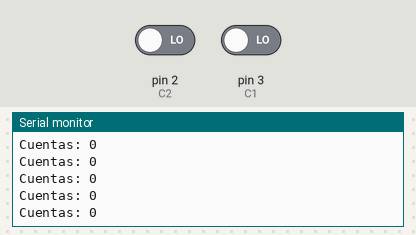
Simulated run of this sketch. Board: Arduino Uno, built with avr-gcc and run on an emulated ATmega328P. Shown: the last lines printed to the serial monitor. The inputs (shaded band) are chosen by the test bench; at power-on: pin 2 (C2) LOW, pin 3 (C1) LOW.

Above: at 1.2 s.
1.3 s: pin 2 (C2) driven HIGH
At 1.31 s:
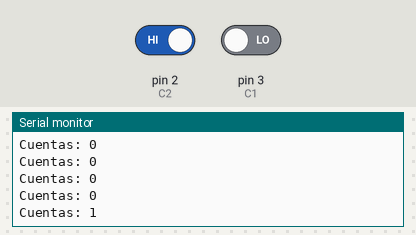
2.8 s: pin 3 (C1) driven HIGH
At 2.81 s:
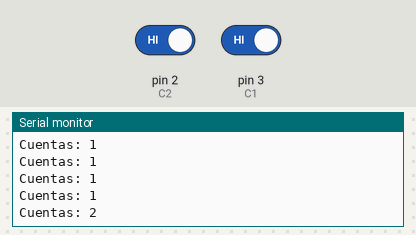
4.3 s: pin 2 (C2) driven LOW
At 4.31 s:
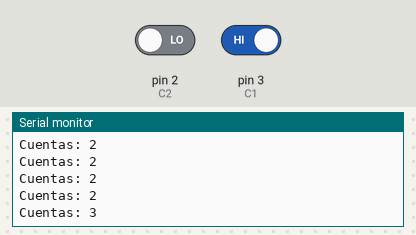
5.8 s: pin 3 (C1) driven LOW
At 5.81 s:
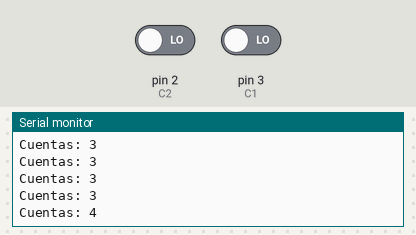
Timing chart, 0 to 8.3 s (numbered marks = the images above; inputs shaded):
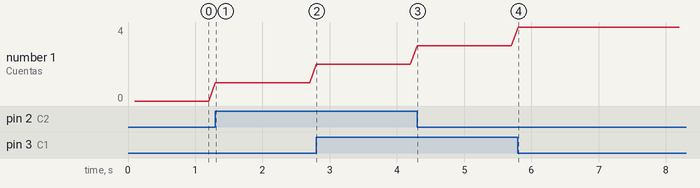

The sketch:

EnconderCuadratura_Con_Comentarios.ino
```cpp
/*Este código es para probar los encoder y estimar más o menos cuantas lecutras tiene por revolución, etc. Muy importante probar esto primero*/


/*Estos son los pines que va a utilizar el encoder, es importante notar que a la hora de leer los datos para este ejercicio no vamos a utilizar el típico Digital Read,
si no que utilizaremos un método para leer todo el puerto que en este caso va a ser un método con números binarios, de estados anteriores y posteriores. */

const int    C1 = 3; // Entrada de la señal A del encoder.
const int    C2 = 2; // Entrada de la señal B del encoder.


/* Estas variables son para generar una variable n que va a ser el número de lecturas qu haga el encoder y las lecturas de los puertos A y B del encoder*/
volatile int  n    = 0;
volatile byte ant  = 0;
volatile byte act  = 0;

unsigned long lastTime = 0;  // Tiempo anterior
unsigned long sampleTime = 100;  // Tiempo de muestreo

void setup()
{
  Serial.begin(9600);

  pinMode(C1, INPUT);
  pinMode(C2, INPUT);


/* Estos métodos que los pines del encoder se puedan */
  attachInterrupt(digitalPinToInterrupt(C1), encoder, CHANGE);
  attachInterrupt(digitalPinToInterrupt(C2), encoder, CHANGE);

  Serial.println("Numero de conteos");

}

void loop() {
  if (millis() - lastTime >= sampleTime)
  {  // Se actualiza cada sampleTime (milisegundos)
      lastTime = millis();
      Serial.print("Cuentas: ");Serial.println(n);
   }
}

// Encoder precisión cuádruple.
void encoder(void)
{

/* Esta es la parte interesante de este código, aqui se realiza la función de las lecturas del puerto PIND y se transforman los valore anteriores y actuales
en binario para que el encoder pueda dar una lectura y determine qué sentido y a qué velocidad se movió el motor  */


/* Cuando la lecutra de puertos sea:

0 0 0 0 1 1 0 0 ------> 12
7 6 5 4 3 2 1 0              */

/* Cuando la lecutra de puertos sea:

0 0 0 0 1 0 0 0 ------> 8
7 6 5 4 3 2 1 0              */

/* Cuando la lecutra de puertos sea:

0 0 0 0 0 1 0 0 ------> 4
7 6 5 4 3 2 1 0              */

/* Cuando la lecutra de puertos sea:

0 0 0 0 0 0 0 0 ------> 0
7 6 5 4 3 2 1 0              */

    ant=act;
    act=PIND & 12;

    if(ant==0  && act== 4)  n++;
    if(ant==4  && act==12)  n++;
    if(ant==8  && act== 0)  n++;
    if(ant==12 && act== 8)  n++;

    if(ant==0  && act==8)  n--;
    if(ant==4  && act==0)  n--;
    if(ant==8  && act==12) n--;
    if(ant==12 && act==4) n--;


}
```

Measured:
- after the input at 1.3 s, the serial monitor: prints a new line at once (image 1)
- after the input at 2.8 s, the serial monitor: prints a new line at once (image 2)
- after the input at 4.3 s, the serial monitor: prints a new line at once (image 3)
- after the input at 5.8 s, the serial monitor: prints a new line at once (image 4)
- plotted number 1: 0 → 1 after the input at 1.3 s, 1 → 2 after the input at 2.8 s, 2 → 3 after the input at 4.3 s, 3 → 4 after the input at 5.8 s
